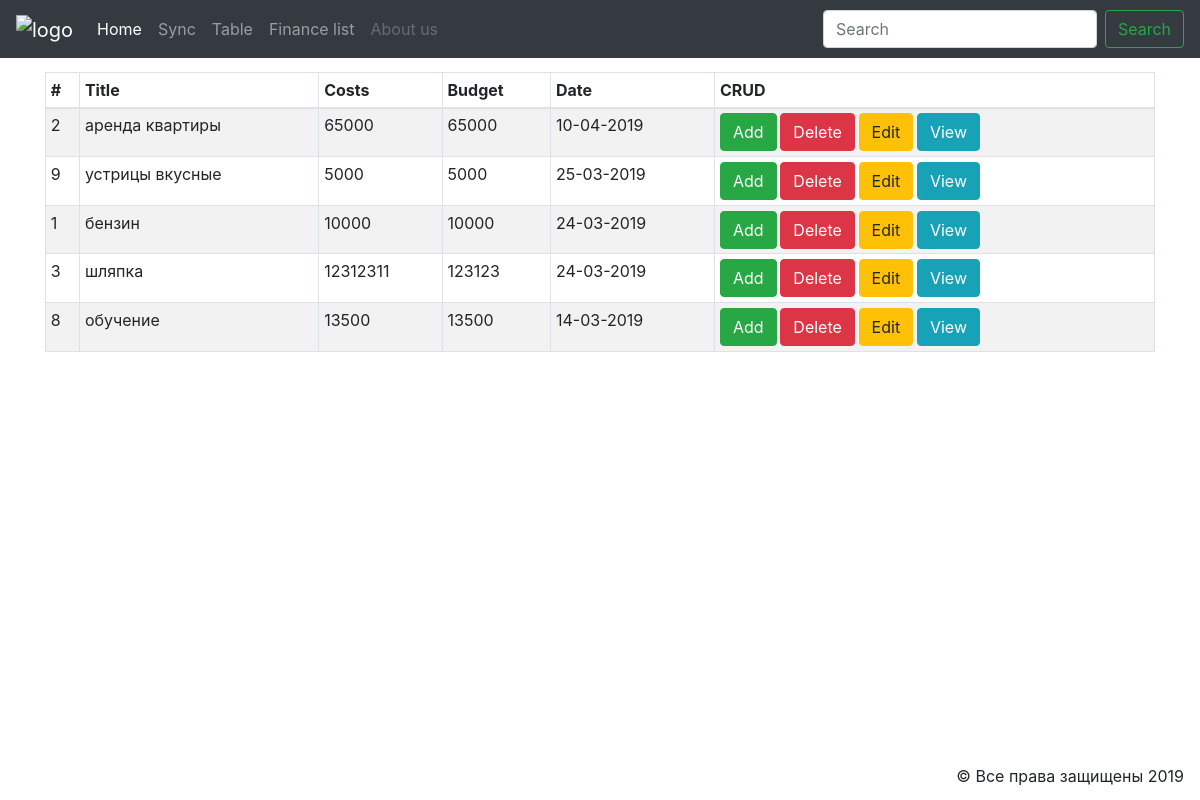
The app's page /finance/table with its own data.
### finance/models.py (models this page shows, shortened)
class Finance(models.Model):
    title = models.CharField(max_length=120)
    costs = models.PositiveIntegerField()
    budget = models.PositiveIntegerField()
    description = models.TextField()
    date = models.DateTimeField()
    type = models.CharField(max_length=80)
    class Meta:
        verbose_name_plural = "Finance"

### finance/templates/finance/table.html
{% extends "finance/homePage.html" %}
{% block content %}
<div class="container-fluid">
    <div class="container">
        <div class="row">
            <div class="mt-3 col">
                <table class="table table-striped table-hover table-bordered table-sm">
                    <thead>
                    <tr>
                        <th>#</th>
                        <th>Title</th>
                        <th>Costs</th>
                        <th>Budget</th>
                        <th>Date</th>
                        <th>CRUD</th>
                    </tr>
                    </thead>
                    <tbody>
                    {% for post in object_list %}
                    <tr>
                        <td>{{post.id}}</td>
                        <td>{{post.title}}</td>
                        <td>{{post.costs}}</td>
                        <td>{{post.budget}}</td>
                        <td>{{post.date|date:"d-m-Y"}}</td>
                        <th>
                            <a href="addFinance" class="btn btn-success" role="button">Add</a>
                            <a href="delete" class="btn btn-danger" role="button">Delete</a>
                            <button class="btn btn-warning">Edit</button>
                            <button class="btn btn-info">View</button>
                        </th>
                    </tr>
                    {% endfor %}
                    </tbody>
                </table>
            </div>
        </div>
    </div>
</div>
{% endblock %}

### records on screen
Finance: id "2", title "аренда квартиры", costs "65000", budget "65000", date "10-04-2019"
Finance: id "9", title "устрицы вкусные", costs "5000", budget "5000", date "25-03-2019"
Finance: id "1", title "бензин", costs "10000", budget "10000", date "24-03-2019"
Finance: id "3", title "шляпка", costs "12312311", budget "123123", date "24-03-2019"
Finance: id "8", title "обучение", costs "13500", budget "13500", date "14-03-2019"
